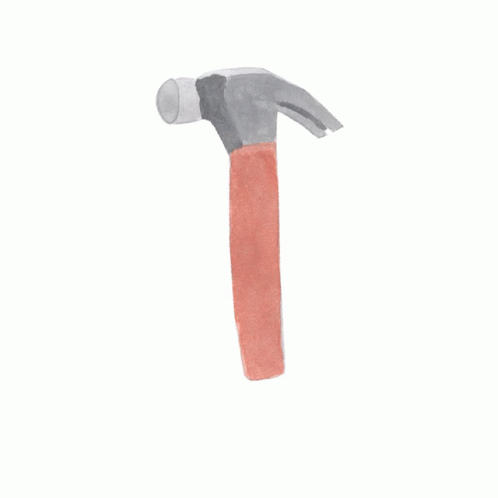
#> input picture page/f.gif, 498 x 498 px
$ python gifresize.py   (older library calls are emulated)
#> lines starting #> are read from the running program, lines starting #| are printed output that depends on the picture
import os
from PIL import Image

def resize_gif(path, save_as=None, resize_to=None):
    """
    Resizes the GIF to a given length:

    Args:
        path: the path to the GIF file
        save_as (optional): Path of the resized gif. If not set, the original gif will be overwritten.
        resize_to (optional): new size of the gif. Format: (int, int). If not set, the original GIF will be resized to
                              half of its size.
    """
    all_frames = extract_and_resize_frames(path, resize_to)

    if not save_as:
        save_as = path

    if len(all_frames) == 1:
        print("Warning: only 1 frame found")
        all_frames[0].save(save_as, optimize=True)
    else:
        all_frames[0].save(save_as, optimize=True, save_all=True, append_images=all_frames[1:], loop=1000)


def analyseImage(path):
    """
    Pre-process pass over the image to determine the mode (full or additive).
    Necessary as assessing single frames isn't reliable. Need to know the mode
    before processing all frames.
    """
#> called with path = 'f.gif'
    im = Image.open(path)
#> im is the input picture: PIL image 498x498 P; mean R, G, B 247.3, 245.7, 243.4
    results = {
        'size': im.size,
        'mode': 'full',
    }
#> results = {'size': (498, 498), 'mode': 'full'}
    try:
        while True:
            if im.tile:
                tile = im.tile[0]
                update_region = tile[1]
                update_region_dimensions = update_region[2:]
                if update_region_dimensions != im.size:
                    results['mode'] = 'partial'
                    break
            im.seek(im.tell() + 1)
#> this loop made 7 passes
#> tile on passes 2 to 7: ('gif', (0, 0, 498, 498), 17893, (8, False, -1)), ('gif', (0, 0, 498, 498), 34756, (8, False, -1)), ('gif', (0, 0, 498, 498), 51649, (8, False, -1)), ('gif', (0, 0, 498, 498), 74085, (8, False, -1)), ('gif', (0, 0, 498, 498), 90620, (8, False, -1)), ('gif', (0, 0, 498, 498), 108503, (8, False, -1))
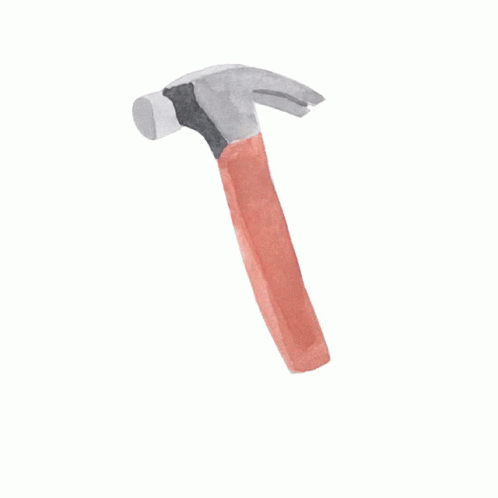
#> im: PIL image 498x498 RGB; mean R, G, B 247.2, 245.2, 242.9
    except EOFError:
        pass
    return results


def extract_and_resize_frames(path, resize_to=None):
    """
    Iterate the GIF, extracting each frame and resizing them

    Returns:
        An array of all frames
    """
    mode = analyseImage(path)['mode']
#> mode = 'full'

    im = Image.open(path)

    if not resize_to:
        resize_to = (im.size[0] // 2, im.size[1] // 2)

    i = 0
    p = im.getpalette()
#> p = 768 values, max 254 at index 352, min 0 at index 759, mean 179.5
    last_frame = im.convert('RGBA')

    all_frames = []

    try:
        while True:
            # print("saving %s (%s) frame %d, %s %s" % (path, mode, i, im.size, im.tile))

            '''
            If the GIF uses local colour tables, each frame will have its own palette.
            If not, we need to apply the global palette to the new frame.
            '''
            if not im.getpalette():
                im.putpalette(p)

            new_frame = Image.new('RGBA', im.size)

            '''
            Is this file a "partial"-mode GIF where frames update a region of a different size to the entire image?
            If so, we need to construct the new frame by pasting it on top of the preceding frames.
            '''
            if mode == 'partial':
                new_frame.paste(last_frame)

            new_frame.paste(im, (0, 0), im.convert('RGBA'))

            new_frame.thumbnail(resize_to, Image.ANTIALIAS)
            all_frames.append(new_frame)

            i += 1
            last_frame = new_frame
            im.seek(im.tell() + 1)
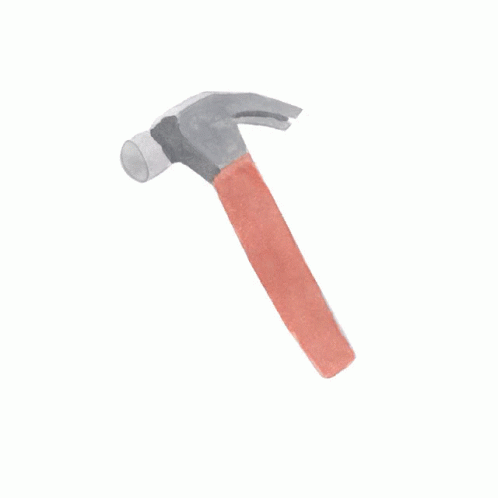
#> im: PIL image 498x498 RGB; mean R, G, B 247.3, 245.6, 243.4
#> after the loop, all_frames = 1 item; i = 1
    except EOFError:
        pass

    return all_frames

# 於這裡進行輸入輸出的設定
#> (the run stopped early here; a loop or call above may not have finished)
